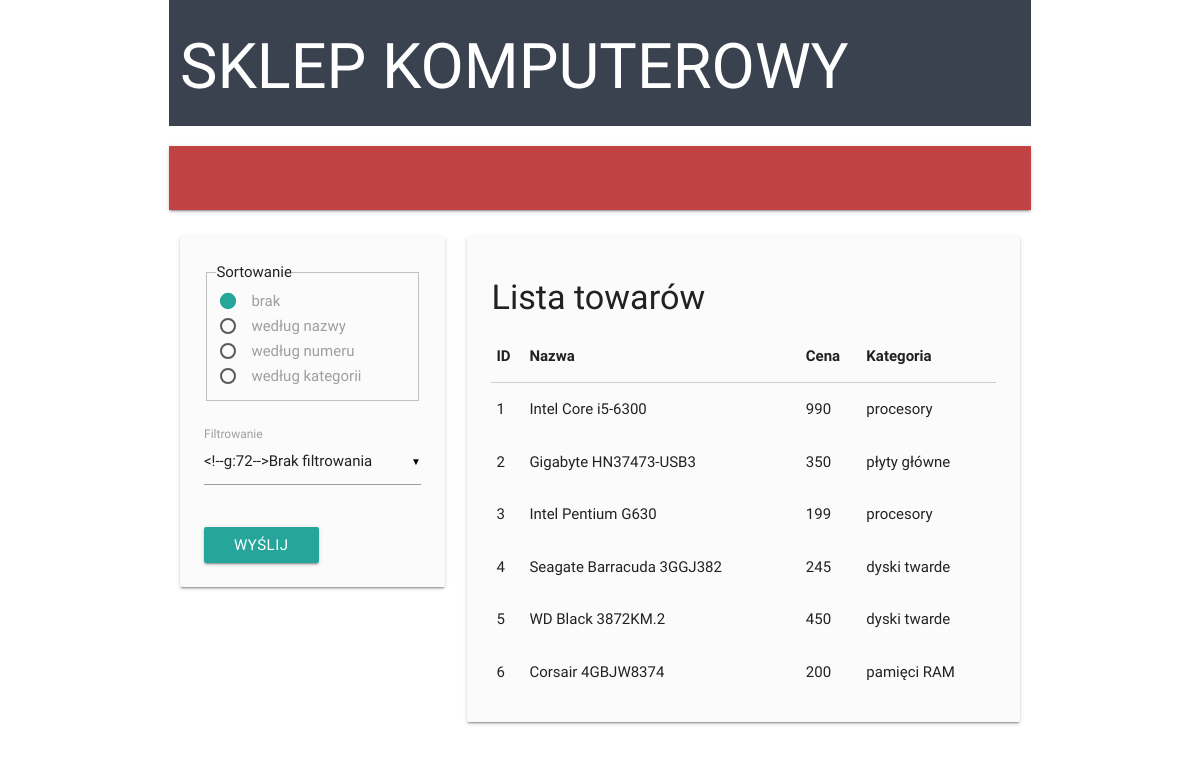
/list_view.php, run on an earlier commit of the app's database.
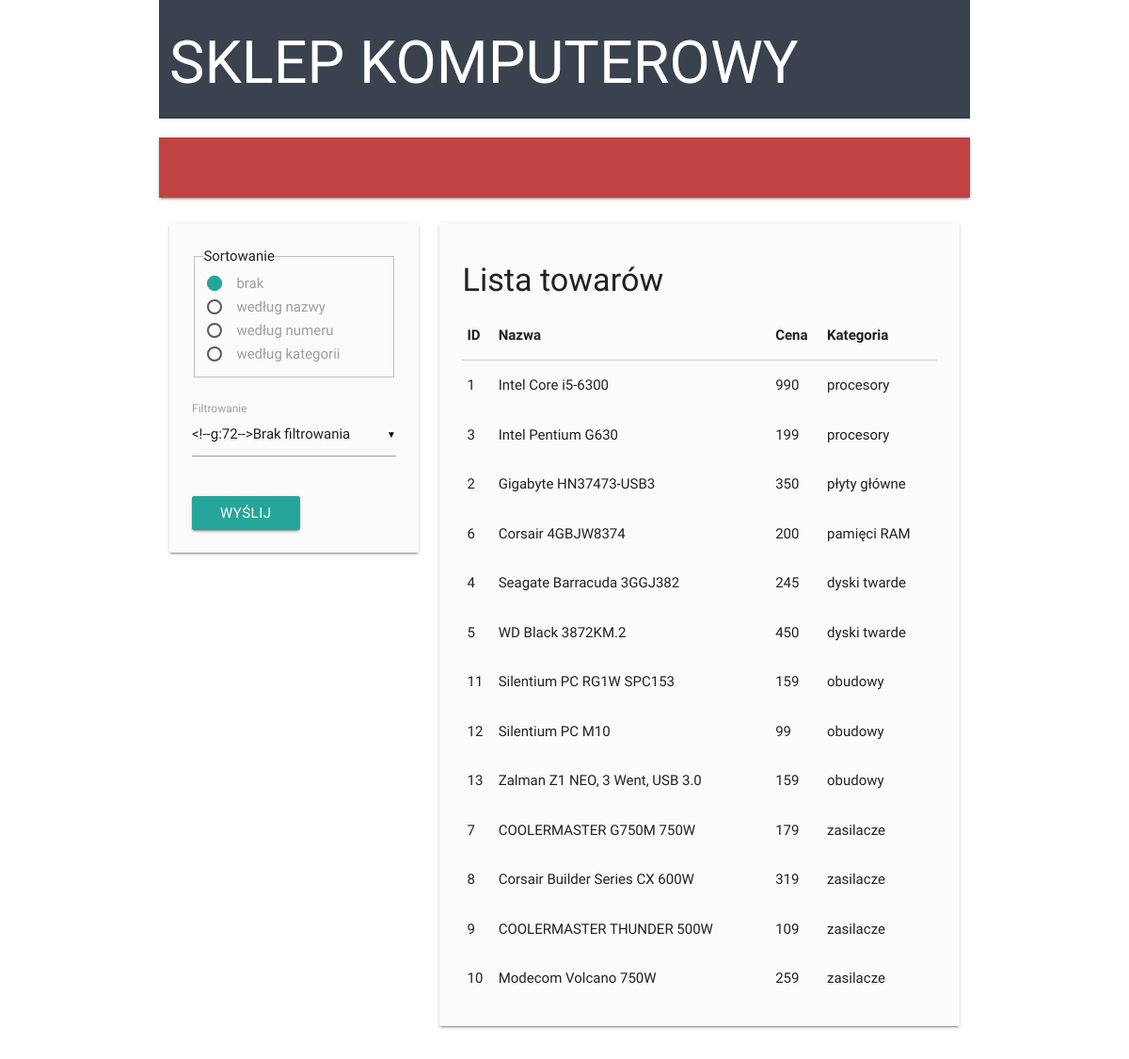
And on a later commit of the database.
### tables this page shows
CREATE TABLE IF NOT EXISTS towary (
	id_towar INT(11) NOT NULL AUTO_INCREMENT,
	nazwa VARCHAR(64) NOT NULL,
	opis VARCHAR(256), 
	cena INT(11) NOT NULL,
	id_kategoria INT(11) NOT NULL,
	image BLOB,
	PRIMARY KEY(id_towar),
	FOREIGN KEY(id_kategoria) REFERENCES kategorie(id_kategoria)
);

CREATE TABLE IF NOT EXISTS kategorie (
	id_kategoria INT(11) NOT NULL AUTO_INCREMENT,
	nazwa VARCHAR(64) NOT NULL,
	PRIMARY KEY(id_kategoria)
);

### list_view.php (the view, shortened to what this page needs)
<?php
include 'skeleton.php';
class ListView extends Skeleton {
	private $is_result = false;
	private $error_msg = false;
	private $result = array();
	private $sort = -1;
	public function init() {
		if ($this->sort >= -1 && $this->sort < 3) {
			$this->create_result();
		}
		else {
			$error_msg = 'Parametry są filtrowane, powodzenia!';
		}
	}
	public function drawNav() {
?>
<form action="list_view.php" method="GET">
	<fieldset>
	<legend>Sortowanie</legend>
	<?php
	$names = array('brak', 'według nazwy', 'według numeru', 'według kategorii');
	for ($i = -1; $i < 3; $i++) {
		$str = "<input id=\"radio{$i}\" type=\"radio\" name=\"sort\" value=\"{$i}\"";
		if ($i == $this->sort)
			$str .= ' checked="checked"';
		$str .= "><label for=\"radio{$i}\">{$names[$i + 1]}</label>";
		echo '<p>' . $str . '</p>';
	}
	?>
	</fieldset>
	<br>
	<div class="input-field">
		<label>Filtrowanie</label>
	</div>
	<br><input class="btn" type="submit" value="wyślij">
</form>
<?php
	}
	public function drawSection() {
?>
<?php if ($this->is_result) { ?>
<table class="highlight">
	<thead>
		<tr>
			<th>ID</th>
			<th>Nazwa</th>
			<th>Cena</th>
			<th>Kategoria</th>
		</tr>
	</thead>
	<tbody>
	<?php foreach ($this->result as $row) : ?>
		<tr>
			<td><?php echo $row['1']; ?></td>
			<td><?php echo $row['2']; ?></td>
			<td><?php echo $row['3']; ?></td>
			<td><?php echo $row['4']; ?></td>
		</tr>
	<?php endforeach; ?>
	</tbody>
</table>
<?php
}
elseif ($this->error_msg)
	$this->error($this->error_msg);
else
	$this->info("Wybierz jakąś opcję z menu nawigacji");
	}
	private function create_result() {
		$q_str = "SELECT t.id_towar AS '1', t.nazwa AS '2', t.cena AS '3', k.nazwa AS '4' FROM towary AS t JOIN kategorie AS k ON t.id_kategoria=k.id_kategoria";
		$q = $this->db->query($q_str);
		while ($row = $q->fetch_assoc())
			$this->result[] = $row;
		$this->is_result = true;
	}
}
new ListView();
?>

What changed in the data, as far as the page shows it:
shown differently, row unchanged: towary "Intel Pentium G630": moves up the list
shown differently, row unchanged: towary "Corsair 4GBJW8374": moves up the list
added towary: id_towar "11", nazwa "Silentium PC RG1W SPC153", cena "159", id_kategoria.nazwa "obudowy"
added towary: id_towar "12", nazwa "Silentium PC M10", cena "99", id_kategoria.nazwa "obudowy"
added towary: id_towar "13", nazwa "Zalman Z1 NEO, 3 Went, USB 3.0", cena "159", id_kategoria.nazwa "obudowy"
added towary: id_towar "7", nazwa "COOLERMASTER G750M 750W", cena "179", id_kategoria.nazwa "zasilacze"
added towary: id_towar "8", nazwa "Corsair Builder Series CX 600W", cena "319", id_kategoria.nazwa "zasilacze"
added towary: id_towar "9", nazwa "COOLERMASTER THUNDER 500W", cena "109", id_kategoria.nazwa "zasilacze"
added towary: id_towar "10", nazwa "Modecom Volcano 750W", cena "259", id_kategoria.nazwa "zasilacze"
